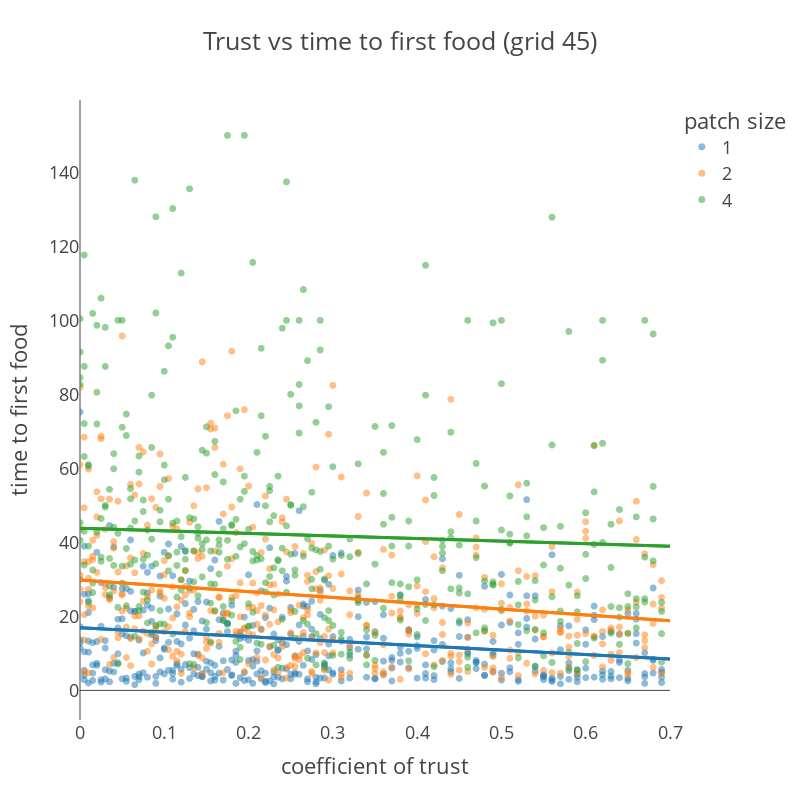

Notebook source saved alongside this figure:
### Code cell
base_means = sample45['base'].mean(axis=0)
slope_means = sample45['slope'].mean(axis=0)

trust_range = np.linspace(0, .7, 15)

line_colors = ["#1f77b4", "#ff7f0e", "#2ca02c"]

preds = []
for i in range(3):
    local_pred = base_means[i] + slope_means[i] * trust_range
    preds.append(local_pred)
    
    fig_grid45.add_shape(type="line",
    x0=trust_range[0], y0=local_pred[0], x1=trust_range[14], y1=local_pred[14],
    line=dict(
        color=line_colors[i],
        width=3,
    )
    )
    
fig_grid45.update_shapes(dict(xref='x', yref='y'))
fig_grid45.show()


pio.write_image(fig_grid45, 'exported_figures/fig4_trust_linear.png', 
               engine = "kaleido", width=600, height=600, scale=5)

### Figure 1 — Plotly figure (JSON) as saved in the notebook; plotly's stock layout.template omitted (floating-point values rounded to 4 significant figures; data arrays with more than 128 entries replaced by an {"elided": "..."} marker saying what was removed)
{"data": [{"hovertemplate": "patch size=1<br>coefficient of trust=%{x}<br>time to first food=%{y}<extra></extra>", "legendgroup": "1", "marker": {"color": "#1F77B4", "opacity": 0.5, "size": 7, "symbol": "circle"}, "mode": "markers", "name": "1", "showlegend": true, "type": "scattergl", "x": {"elided": "406 float values"}, "xaxis": "x", "y": {"elided": "406 float values"}, "yaxis": "y"}, {"hovertemplate": "patch size=2<br>coefficient of trust=%{x}<br>time to first food=%{y}<extra></extra>", "legendgroup": "2", "marker": {"color": "#FF7F0E", "opacity": 0.5, "size": 7, "symbol": "circle"}, "mode": "markers", "name": "2", "showlegend": true, "type": "scattergl", "x": {"elided": "406 float values"}, "xaxis": "x", "y": {"elided": "406 float values"}, "yaxis": "y"}, {"hovertemplate": "patch size=4<br>coefficient of trust=%{x}<br>time to first food=%{y}<extra></extra>", "legendgroup": "4", "marker": {"color": "#2CA02C", "opacity": 0.5, "size": 7, "symbol": "circle"}, "mode": "markers", "name": "4", "showlegend": true, "type": "scattergl", "x": {"elided": "404 float values"}, "xaxis": "x", "y": {"elided": "404 float values"}, "yaxis": "y"}], "layout": {"height": 800, "legend": {"title": {"text": "patch size"}, "tracegroupgap": 0}, "shapes": [{"line": {"color": "#1f77b4", "width": 3}, "type": "line", "x0": 0, "x1": 0.7, "xref": "x", "y0": 16.95, "y1": 8.506, "yref": "y"}, {"line": {"color": "#ff7f0e", "width": 3}, "type": "line", "x0": 0, "x1": 0.7, "xref": "x", "y0": 29.81, "y1": 18.84, "yref": "y"}, {"line": {"color": "#2ca02c", "width": 3}, "type": "line", "x0": 0, "x1": 0.7, "xref": "x", "y0": 43.82, "y1": 38.93, "yref": "y"}, {"line": {"color": "#1f77b4", "width": 3}, "type": "line", "x0": 0, "x1": 0.7, "xref": "x", "y0": 16.95, "y1": 8.506, "yref": "y"}, {"line": {"color": "#ff7f0e", "width": 3}, "type": "line", "x0": 0, "x1": 0.7, "xref": "x", "y0": 29.81, "y1": 18.84, "yref": "y"}, {"line": {"color": "#2ca02c", "width": 3}, "type": "line", "x0": 0, "x1": 0.7, "xref": "x", "y0": 43.82, "y1": 38.93, "yref": "y"}], "title": {"text": "Trust vs time to first food (grid 45)"}, "width": 800, "xaxis": {"anchor": "y", "domain": [0, 1], "range": [0, 0.7], "showgrid": false, "title": {"text": "coefficient of trust"}}, "yaxis": {"anchor": "x", "domain": [0, 1], "showgrid": false, "title": {"text": "time to first food"}}}}
